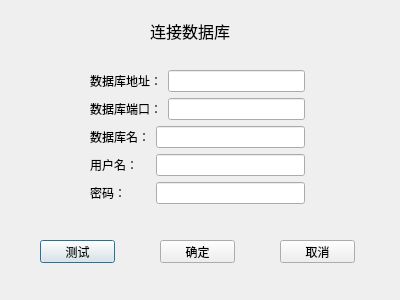
<?xml version="1.0" encoding="UTF-8"?>
<ui version="4.0">
 <class>DBLogin</class>
 <widget class="QDialog" name="DBLogin">
  <property name="geometry">
   <rect>
    <x>0</x>
    <y>0</y>
    <width>400</width>
    <height>300</height>
   </rect>
  </property>
  <property name="windowTitle">
   <string>Dialog</string>
  </property>
  <widget class="QLabel" name="label">
   <property name="geometry">
    <rect>
     <x>150</x>
     <y>20</y>
     <width>91</width>
     <height>21</height>
    </rect>
   </property>
   <property name="font">
    <font>
     <pointsize>12</pointsize>
    </font>
   </property>
   <property name="text">
    <string>连接数据库</string>
   </property>
  </widget>
  <widget class="QPushButton" name="pushButton_dbtest">
   <property name="geometry">
    <rect>
     <x>40</x>
     <y>240</y>
     <width>75</width>
     <height>23</height>
    </rect>
   </property>
   <property name="text">
    <string>测试</string>
   </property>
  </widget>
  <widget class="QPushButton" name="pushButton_confrim">
   <property name="geometry">
    <rect>
     <x>160</x>
     <y>240</y>
     <width>75</width>
     <height>23</height>
    </rect>
   </property>
   <property name="text">
    <string>确定</string>
   </property>
  </widget>
  <widget class="QPushButton" name="pushButton_cancel">
   <property name="geometry">
    <rect>
     <x>280</x>
     <y>240</y>
     <width>75</width>
     <height>23</height>
    </rect>
   </property>
   <property name="text">
    <string>取消</string>
   </property>
  </widget>
  <widget class="QWidget" name="">
   <property name="geometry">
    <rect>
     <x>90</x>
     <y>70</y>
     <width>215</width>
     <height>135</height>
    </rect>
   </property>
   <layout class="QGridLayout" name="gridLayout">
    <item row="0" column="0" colspan="2">
     <layout class="QHBoxLayout" name="horizontalLayout">
      <item>
       <widget class="QLabel" name="label_2">
        <property name="text">
         <string>数据库地址：</string>
        </property>
       </widget>
      </item>
      <item>
       <widget class="QLineEdit" name="lineEdit"/>
      </item>
     </layout>
    </item>
    <item row="1" column="0" colspan="2">
     <layout class="QHBoxLayout" name="horizontalLayout_2">
      <item>
       <widget class="QLabel" name="label_3">
        <property name="text">
         <string>数据库端口：</string>
        </property>
       </widget>
      </item>
      <item>
       <widget class="QLineEdit" name="lineEdit_2"/>
      </item>
     </layout>
    </item>
    <item row="2" column="0">
     <widget class="QLabel" name="label_4">
      <property name="text">
       <string>数据库名：</string>
      </property>
     </widget>
    </item>
    <item row="2" column="1">
     <widget class="QLineEdit" name="lineEdit_3">
      <property name="text">
       <string/>
      </property>
     </widget>
    </item>
    <item row="3" column="0">
     <widget class="QLabel" name="label_7">
      <property name="text">
       <string>用户名：</string>
      </property>
     </widget>
    </item>
    <item row="3" column="1">
     <widget class="QLineEdit" name="lineEdit_4"/>
    </item>
    <item row="4" column="0">
     <widget class="QLabel" name="label_5">
      <property name="text">
       <string>密码：</string>
      </property>
     </widget>
    </item>
    <item row="4" column="1">
     <widget class="QLineEdit" name="lineEdit_5">
      <property name="text">
       <string/>
      </property>
     </widget>
    </item>
   </layout>
  </widget>
 </widget>
 <resources/>
 <connections/>
</ui>
